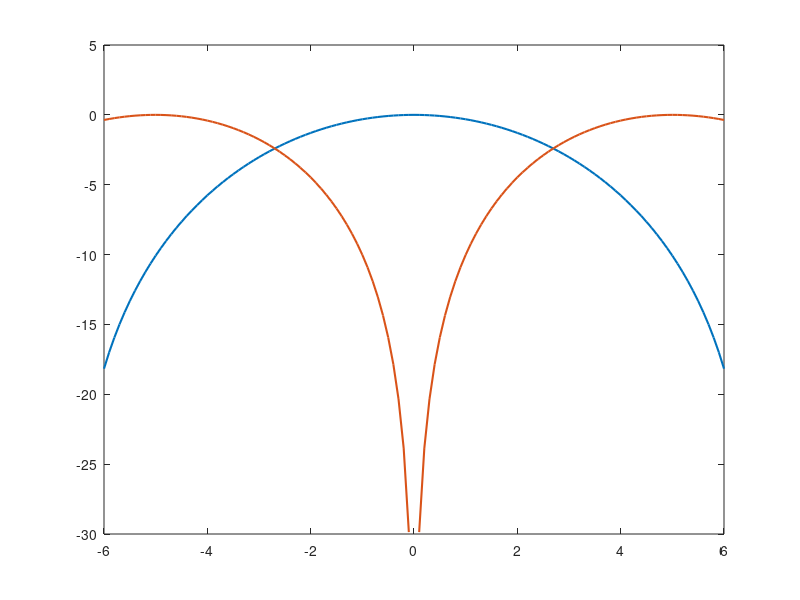
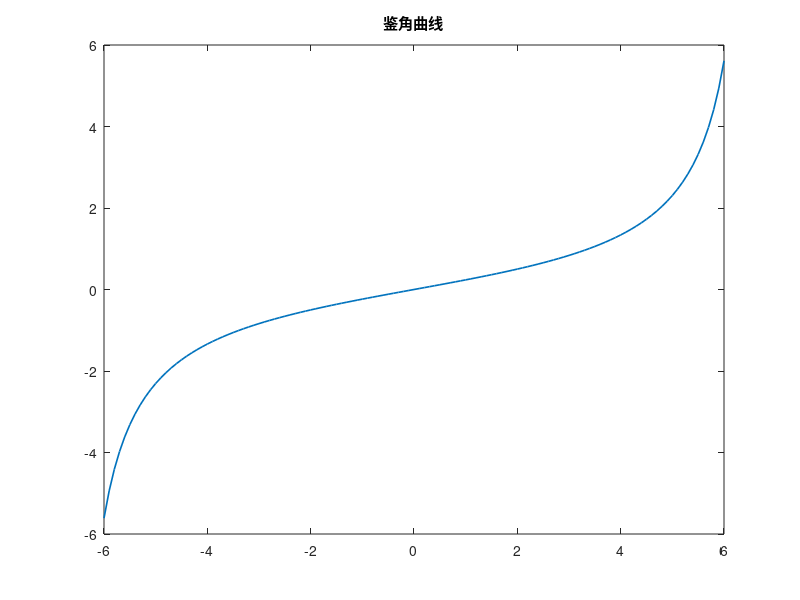
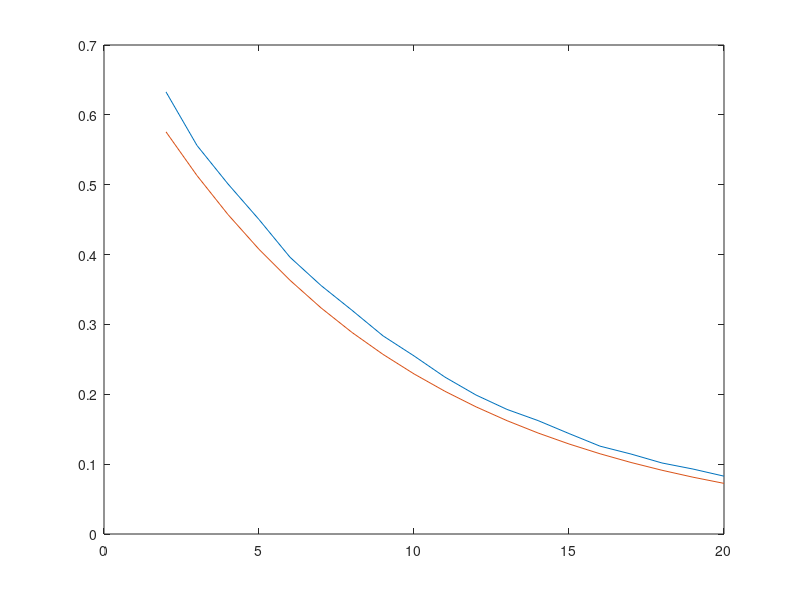

MATLAB code for these plots, in order:
%%乘除法时注意先后顺序
%%这个方法比的是相位，所以不用取dB

clc; clear;
%目标
N = 1;
angle = 0;
target = 3;


%x（t）模拟
f_0 = 16e9;
B = 20e6;
A = 0.225e3;
t_p = 1/A;
k = 2*pi*B/t_p;
c = 3e8;
lanmeda = c/f_0 ;
%小天线参数
N_ti = 17;
N_1 = -(N_ti-1)/2:(N_ti-1)/2;
d_ti =lanmeda/2;
BW = 50.8*2/(N_ti*cosd(angle));

t = 0:9;
% x = exp(1j*(2*pi*f_0*t+(k*t.^2)/2));

a = zeros(N_ti,1);
a = exp(1j*N_1.'*2*pi*d_ti*sind(angle)/lanmeda);
cha = [1,1,1,1,1,1,1,1,0,-1,-1,-1,-1,-1,-1,-1,-1];

W = a ;
W_2 = a.*cha.';
% y = X*W;
% figure;
% plot(real(y))


theta = angle-6:0.1:angle+6;
a_theta = exp(1j*2*pi*N_1'*d_ti*sind(theta)/lanmeda);
pattern = zeros(size(theta));
pattern = W' * a_theta;
pattern_2 = W_2'*a_theta;

%画和差波束图
he = pattern / max(abs(pattern));
cha = pattern_2/ max(abs(pattern_2));
figure;
plot(theta, 20*log10(he), 'LineWidth',1.5); 
hold on;
plot(theta, 20*log10(cha), 'LineWidth',1.5); 
%%MRC
MRC = -imag(pattern_2./pattern);
figure;
plot(theta, MRC, 'LineWidth',1.2);
title('鉴角曲线');
snr = 2:1:20;
M = 2000;
ave = zeros(1, M);
RMSE = zeros(1,length(snr));
RMSE_li = zeros(1,length(snr));
x = exp(1i*2*pi*N_1'*d_ti*sind(target)/lanmeda);
for j = 1:length(snr)
    for i = 1:M        
        x1 = awgn(x, snr(j), 'measured');
        y1 = W' * x1;
        y2 = W_2' * x1;
        MRC1 = -imag(y2 ./ y1);   
        [~,c] = min(abs(MRC-MRC1));
        ave(i) = (theta(c) - target)^2; 
    end
    RMSE(j) = sqrt(mean(ave));
    RMSE_li(j) = BW/(sqrt(N_ti*10.^(snr(j)/10))*2);
end

figure;
plot(snr,RMSE)
hold on;
plot(snr,RMSE_li)
